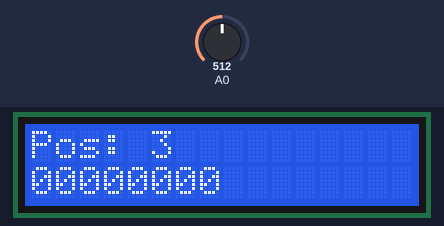
This sketch was run on a simulated Arduino Uno, built with avr-gcc and run on an emulated ATmega328P. Parts: 16×2 character LCD. Inputs (shaded band) come from the test bench; at power-on: A0 = 512. What the sketch prints to the serial monitor is not drawn.

Above: at 1.7 s.
1.8 s: A0 set to 40
At 3.2 s:
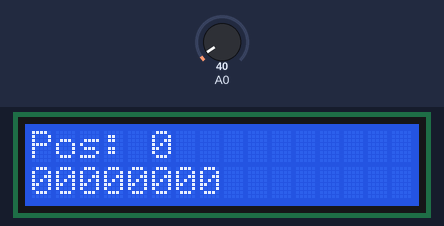
3.6 s: A0 set to 54
At 7.5 s:
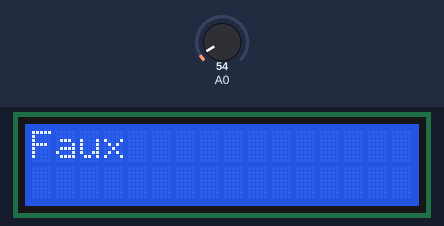
9.1 s: A0 set to 0
Timing chart, 0 to 12.1 s (numbered marks = the images above; inputs shaded):
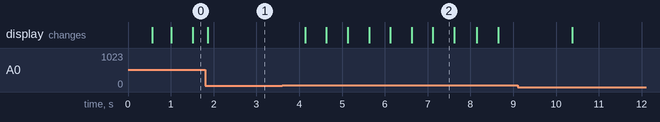

Measured:
- the behaviour switches between 49 and 50 on A0 (found by bisection; images 1 and 2)
- after the input at 3.6 s, the display: first changes after 0.53 s (image 2 shows a later state)
- what the display in image 2 shows lasts 0.5 s, from 7.1 s to 7.6 s

The sketch:

Knock_Lock.ino
```cpp
// include the library code:
#include <LiquidCrystal.h>
#include <EEPROM.h>

// initialize the library with the numbers of the interface pins
LiquidCrystal lcd(8, 9, 4, 5, 6, 7);

int lcd_key     = 0;
int adc_key_in  = 0;
#define btnRIGHT  0
#define btnUP     1
#define btnDOWN   2
#define btnLEFT   3
#define btnSELECT 4
#define btnNONE   5

int TIME = 0;
bool DEBUT = false;
int POSITION_COURANTE = 0; //Position de la sonnerie
int DELAI = 500; //en millisecondes
int CODE_COURANT[] = {0,0,0,0,0,0,0,0};
int CODE_CORRECT[] = {0,1,1,0,1,1,1,0};
bool PUSHED = false;
int i=0;

void timeInit()
{
  TIME = millis();
}

int timer()
{
  return millis()-TIME;
}

// read the buttons
int read_LCD_buttons()
{
 adc_key_in = analogRead(0);      // read the value from the sensor
 // my buttons when read are centered at these valies: 0, 144, 329, 504, 741
 // we add approx 50 to those values and check to see if we are close
 if (adc_key_in > 1000) return btnNONE; // We make this the 1st option for speed reasons since it will be the most likely result
 // For V1.1 us this threshold
 if (adc_key_in < 50)   return btnRIGHT;
 if (adc_key_in < 250)  return btnUP;
 if (adc_key_in < 450)  return btnDOWN;
 if (adc_key_in < 650)  return btnLEFT;
 if (adc_key_in < 850)  return btnSELECT;
}


int dec_bin(int dec)
{
  int binaires[] = {1,2,4,8,16,32,64,128};
  int bin[7];
  int i;

  for(i=0;i<8;i++)
  {
    if (dec>=binaires[7-i])
    {
      bin[i] = 1;
      dec = dec - binaires[7-i];
    }
    else
      bin[i] = 0;
  }

  for (i=0;i<8;i++)
    Serial.print(bin[i]);
    Serial.println();

  return *bin;
}


void updatePosition()
{
  int leTemps = timer();
  int i;

  for(i=0;i<9;i++)
  {
    if (leTemps>DELAI*i && leTemps<DELAI*(i+1))
      POSITION_COURANTE = i;
  }

 if(POSITION_COURANTE==8)
  {
    POSITION_COURANTE=0;
    timeInit();
  }
}

void ecouter()
{
  Serial.println("Ok");
  if (!DEBUT) //C'est le premier clic
  {
    DEBUT = true;
    Serial.println("Deb");
    timeInit();
  }
  else
  {
    Serial.println("Pas deb");
    CODE_COURANT[POSITION_COURANTE] = 1;
    //CODE_COURANT[i] = timer();
    //Serial.print(CODE_COURANT[i]);
   // i++;
  }


}

void verifierCode()
{
  Serial.println("Verif");
  //DEBUT = false;

  lcd.clear();
  int ok=1;
   for(int i=0;i<8;i++)
  {
    if (CODE_COURANT[i]==CODE_CORRECT[i])
      ok = ok*1;
    else
      ok = ok*0;
    CODE_COURANT[i] = 0;
  }

  if (ok==1)
    lcd.print("Code correct");
  else
    lcd.print("Faux");

  delay(500);
  lcd.clear();
}

void setup() {
  Serial.begin(9600);
  lcd.begin(16, 2);
  lcd.print("Lock Knock");
  delay(500);
  lcd.clear();
}

void loop() {


  updatePosition();
  lcd.setCursor(0,0);
  lcd.print("Pos: ");
  lcd.setCursor(5,0);
  lcd.print(POSITION_COURANTE);

  if (POSITION_COURANTE==7)
  verifierCode();

  for(int i=0;i<8;i++)
  {
    lcd.setCursor(i,1);
    lcd.print(CODE_COURANT[i]);
  }

  lcd_key = read_LCD_buttons();  // read the buttons
  switch (lcd_key)               // depending on which button was pushed, we perform an action
  {
    case btnRIGHT: //Reset
    {
      timeInit();
      DEBUT = false;

      for(int i=0;i<8;i++)
      CODE_COURANT[i] = 0;

      break;
    }

    case btnDOWN: //Sensor
    {
      if (!PUSHED)
      {
        ecouter();
        PUSHED = true;
      }
      break;
    }

    case btnNONE:
    {
      if (PUSHED)
        PUSHED = false;
      break;
    }

    case btnUP:
    {
      Serial.print("Code courant: ");
      for(int i=0; i<8; i++){
          Serial.print(CODE_COURANT[i]);
      }
      Serial.println();
      break;
    }

  }

}
```
